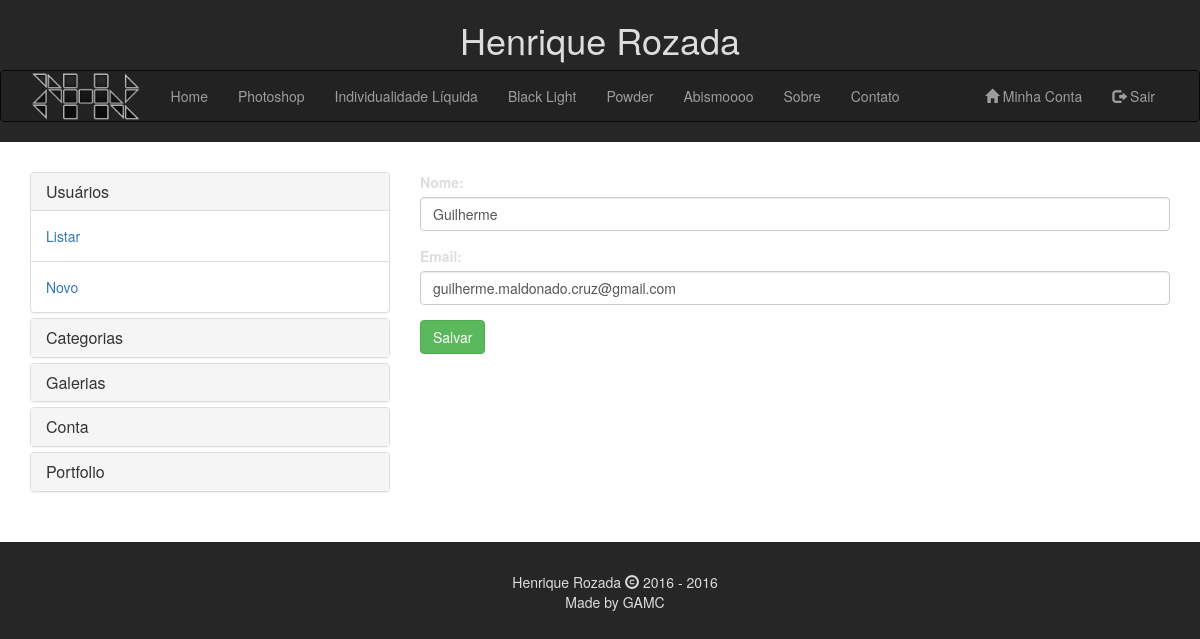
Screenshot of /users/editUser.php?id=1 (signed in) with the database file from the repository.
### tables this page shows
CREATE TABLE `categories` (
  `id` int(11) NOT NULL,
  `name` varchar(50) NOT NULL
);

CREATE TABLE `users` (
  `id` int(11) NOT NULL,
  `name` varchar(60) NOT NULL,
  `email` varchar(100) NOT NULL,
  `active` tinyint(1) NOT NULL DEFAULT '0',
  `password` varchar(255) NOT NULL
);

### users/editUser.php (the view, shortened to what this page needs)
<?php
include "../template/header.php";
include "../conn/connection.php";
$name = $email = $pass = $id = "";
$errors = array();
if (isset($_SESSION['email'])):
    if ($_SERVER['REQUEST_METHOD'] === "POST") {
        if (isset($_POST['name'])) {
            $name = $_POST['name'];
        } else {
            array_push($errors, "É necessario informar o nome!");
        }
        if (isset($_POST['email'])) {
            $email = $_POST['email'];
        } else {
            array_push($errors, "É necessario informar o email!");
        }
        if (isset($_POST['id'])) {
            $id = $_POST['id'];
        } else {
            array_push($errors, "Id de usuario invalido!");
        }
        if (count($errors) == 0) {
            $stmt = $conn->prepare("UPDATE `users` SET `name` = :name, `email` = :email WHERE id = :id");
            $stmt->bindValue(":name", $name);
            $stmt->bindValue(":email", $email);
            $stmt->bindValue(":id", $id);
            if ($stmt->execute()) {
                header("location: listUsers.php?ok=true");
            }
        }
    }elseif($_SERVER['REQUEST_METHOD'] === "GET"){
        $stmt = $conn->prepare("SELECT * from users WHERE id = :id");
        $stmt->bindValue(':id',$_GET['id']);
        $stmt->execute();
        $result = $stmt->fetch(PDO::FETCH_ASSOC);
        $name = $result['name'];
        $email = $result['email'];
    }
    ?>
    <article>
        <div class="container">
            <div class="row">
                <?php include "../dbmenu.php"; ?>
                <div class="col-sm-8">
                    <div class="row">
                        <div class="col-sm-12">
                            <form role="form" method="POST" action="<?php echo htmlspecialchars($_SERVER['PHP_SELF']) ?>">
                                <div class="form-group">
                                    <label for="name">Nome:</label><input type="text" class="form-control" id="name" name="name" value="<?php echo $name ?>" required/>
                                </div>
                                <div class="form-group">
                                    <label for="name">Email:</label><input type="email" class="form-control" id="email" name="email" value="<?php echo $email ?>" required/>
                                </div>
                                <button type="submit" class="btn btn-success">Salvar</button>
                            </form>
                        </div>
                    </div>
                </div>
            </div>
        </div>
    </article>
<?php endif; ?>
<?php include "../template/footer.php" ?>

### template/header.php (shortened to what this page needs)
<?php session_start();
$path = $_SERVER['DOCUMENT_ROOT'];
include $path."/conn/connection.php";
$stmt = $conn->prepare('SELECT * from categories');
$stmt->execute();
$categories = $stmt->fetchAll();
?>
<!DOCTYPE html>
<html lang="pt-BR">
	<head>
		<link rel="stylesheet" href="http://maxcdn.bootstrapcdn.com/bootstrap/3.3.6/css/bootstrap.min.css">
		<link rel="stylesheet" type="text/css" href="/style.css"/>
	</head>
	<body>
		<header>
			<h1 class="text-center">Henrique Rozada</h1>
		</header>
		<nav class="navbar navbar-inverse">
			<div class="container">
				<div class="navbar-header">
					<a class="navbar-brand image-logo" href="/index.php"><img src="/Imagens/HR.png" alt="Logo HR" /></a>
				</div>
				<div class="collapse navbar-collapse" id="myNavbar">
					<ul class="nav navbar-nav">
						<li <?php if($_SERVER['PHP_SELF'] == "/index.php"){echo 'class="active"';}?>><a href="/index.php">Home</a></li>
                                                <?php foreach ($categories as $category):?>
                                                <li <?php if(isset($_GET['cid']) && htmlspecialchars($_GET['cid']) == $category['id']){echo 'class="active"';}?>><a href="<?php echo "/category.php?cid=".$category['id']?>"><?php echo $category['name']?></a></li>
                                                <?php endforeach;?>
						<li <?php if($_SERVER['PHP_SELF'] == "/about.php"){echo 'class="active"';}?>><a href="/about.php">Sobre</a></li>
						<li <?php if($_SERVER['PHP_SELF'] == "/contato.php"){echo 'class="active"';}?>><a href="/contato.php">Contato</a></li>
					</ul>
					<ul class="nav navbar-nav navbar-right">
					<?php if(!isset($_SESSION['email'])):?>
						<li><a href="/login.php"><span class="glyphicon glyphicon-log-in"></span> Entrar</a></li>
					<?php else:?>
						<li><a href="/dashboard.php"><span class="glyphicon glyphicon-home"></span> Minha Conta</a></li>
						<li><a href="/logout.php"><span class="glyphicon glyphicon-log-out"></span> Sair</a></li>
					<?php endif;?>
					</ul>
				</div>
			</div>
		</nav>

### style.css (style rules this page uses)
body { background-color: #262626; color: #ddd }
article { background-color: #fff; padding: 30px 0px; }
.image-logo { padding-top: 0px; padding-bottom: 0px; }
.image-logo img { height: inherit; }

### rows the page displays
categories: name "Photoshop"
categories: name "Individualidade Líquida"
categories: name "Black Light"
categories: name "Powder"
categories: name "Abismoooo"
users: name "Guilherme", email "guilherme.maldonado.cruz@gmail.com"
